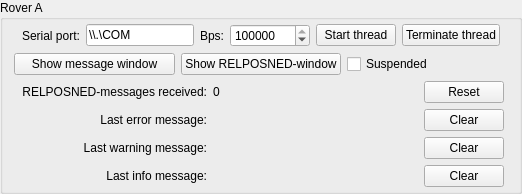
         <widget class="QGroupBox" name="groupBox_RoverA">
          <property name="sizePolicy">
           <sizepolicy hsizetype="Preferred" vsizetype="Preferred">
            <horstretch>0</horstretch>
            <verstretch>0</verstretch>
           </sizepolicy>
          </property>
          <property name="title">
           <string>Rover A</string>
          </property>
          <layout class="QGridLayout" name="gridLayout_2">
           <property name="topMargin">
            <number>4</number>
           </property>
           <property name="bottomMargin">
            <number>4</number>
           </property>
           <item row="3" column="0">
            <layout class="QGridLayout" name="gridLayout_Messages_RoverA" columnstretch="0,1,0" columnminimumwidth="0,50,0">
             <property name="leftMargin">
              <number>8</number>
             </property>
             <property name="rightMargin">
              <number>4</number>
             </property>
             <item row="2" column="0">
              <widget class="QLabel" name="label_LastWarningMessageLabel_RoverA">
               <property name="text">
                <string>Last warning message:</string>
               </property>
               <property name="alignment">
                <set>Qt::AlignRight|Qt::AlignTrailing|Qt::AlignVCenter</set>
               </property>
              </widget>
             </item>
             <item row="3" column="2">
              <widget class="QPushButton" name="pushButton_ClearInfoMessage_RoverA">
               <property name="text">
                <string>Clear</string>
               </property>
              </widget>
             </item>
             <item row="3" column="1">
              <widget class="QLabel" name="label_LastInfoMessage_RoverA">
               <property name="sizePolicy">
                <sizepolicy hsizetype="Ignored" vsizetype="Ignored">
                 <horstretch>0</horstretch>
                 <verstretch>0</verstretch>
                </sizepolicy>
               </property>
               <property name="text">
                <string/>
               </property>
              </widget>
             </item>
             <item row="2" column="1">
              <widget class="QLabel" name="label_LastWarningMessage_RoverA">
               <property name="sizePolicy">
                <sizepolicy hsizetype="Ignored" vsizetype="Ignored">
                 <horstretch>0</horstretch>
                 <verstretch>0</verstretch>
                </sizepolicy>
               </property>
               <property name="text">
                <string/>
               </property>
              </widget>
             </item>
             <item row="0" column="1">
              <widget class="QLabel" name="label_RELPOSNEDMessageCount_RoverA">
               <property name="sizePolicy">
                <sizepolicy hsizetype="Ignored" vsizetype="Ignored">
                 <horstretch>0</horstretch>
                 <verstretch>0</verstretch>
                </sizepolicy>
               </property>
               <property name="text">
                <string>0</string>
               </property>
              </widget>
             </item>
             <item row="0" column="0">
              <widget class="QLabel" name="label_RTCMMessageCountLabel_RoverA">
               <property name="text">
                <string>RELPOSNED-messages received:</string>
               </property>
               <property name="alignment">
                <set>Qt::AlignRight|Qt::AlignTrailing|Qt::AlignVCenter</set>
               </property>
              </widget>
             </item>
             <item row="0" column="2">
              <widget class="QPushButton" name="pushButton_ClearRELPOSNEDCounter_RoverA">
               <property name="text">
                <string>Reset</string>
               </property>
              </widget>
             </item>
             <item row="3" column="0">
              <widget class="QLabel" name="label_LastInfoMessageLabel_RoverA">
               <property name="text">
                <string>Last info message:</string>
               </property>
               <property name="alignment">
                <set>Qt::AlignRight|Qt::AlignTrailing|Qt::AlignVCenter</set>
               </property>
              </widget>
             </item>
             <item row="2" column="2">
              <widget class="QPushButton" name="pushButton_ClearWarningMessage_RoverA">
               <property name="text">
                <string>Clear</string>
               </property>
              </widget>
             </item>
             <item row="1" column="0">
              <widget class="QLabel" name="label_LastErrorMessageLabel_RoverA">
               <property name="text">
                <string>Last error message:</string>
               </property>
               <property name="alignment">
                <set>Qt::AlignRight|Qt::AlignTrailing|Qt::AlignVCenter</set>
               </property>
              </widget>
             </item>
             <item row="1" column="1">
              <widget class="QLabel" name="label_LastErrorMessage_RoverA">
               <property name="sizePolicy">
                <sizepolicy hsizetype="Ignored" vsizetype="Ignored">
                 <horstretch>0</horstretch>
                 <verstretch>0</verstretch>
                </sizepolicy>
               </property>
               <property name="text">
                <string/>
               </property>
              </widget>
             </item>
             <item row="1" column="2">
              <widget class="QPushButton" name="pushButton_ClearErrorMessage_RoverA">
               <property name="text">
                <string>Clear</string>
               </property>
              </widget>
             </item>
            </layout>
           </item>
           <item row="2" column="0">
            <layout class="QHBoxLayout" name="horizontalLayout_Middle_RoverA">
             <item>
              <widget class="QPushButton" name="pushButton_ShowMessageWindow_RoverA">
               <property name="text">
                <string>Show message window</string>
               </property>
              </widget>
             </item>
             <item>
              <widget class="QPushButton" name="pushButton_ShowRELPOSNEDForm_RoverA">
               <property name="text">
                <string>Show RELPOSNED-window</string>
               </property>
              </widget>
             </item>
             <item>
              <widget class="QCheckBox" name="checkBox_SuspendThread_RoverA">
               <property name="text">
                <string>Suspended</string>
               </property>
              </widget>
             </item>
            </layout>
           </item>
           <item row="1" column="0">
            <layout class="QHBoxLayout" name="horizontalLayout_Thread_RoverA">
             <property name="leftMargin">
              <number>8</number>
             </property>
             <property name="rightMargin">
              <number>8</number>
             </property>
             <item>
              <widget class="QLabel" name="label__SerialPort_RoverA">
               <property name="text">
                <string>Serial port:</string>
               </property>
              </widget>
             </item>
             <item>
              <widget class="QLineEdit" name="lineEdit_SerialPort_RoverA">
               <property name="text">
                <string>\\.\COM</string>
               </property>
               <property name="maxLength">
                <number>256</number>
               </property>
              </widget>
             </item>
             <item>
              <widget class="QLabel" name="label_SerSpeed_RoverA">
               <property name="text">
                <string>Bps:</string>
               </property>
              </widget>
             </item>
             <item>
              <widget class="QSpinBox" name="spinBox_SerialSpeed_RoverA">
               <property name="minimumSize">
                <size>
                 <width>80</width>
                 <height>0</height>
                </size>
               </property>
               <property name="minimum">
                <number>300</number>
               </property>
               <property name="maximum">
                <number>10000000</number>
               </property>
               <property name="value">
                <number>115200</number>
               </property>
              </widget>
             </item>
             <item>
              <widget class="QPushButton" name="pushButton_StartThread_RoverA">
               <property name="text">
                <string>Start thread</string>
               </property>
              </widget>
             </item>
             <item>
              <widget class="QPushButton" name="pushButton_TerminateThread_RoverA">
               <property name="text">
                <string>Terminate thread</string>
               </property>
              </widget>
             </item>
            </layout>
           </item>
          </layout>
         </widget>
